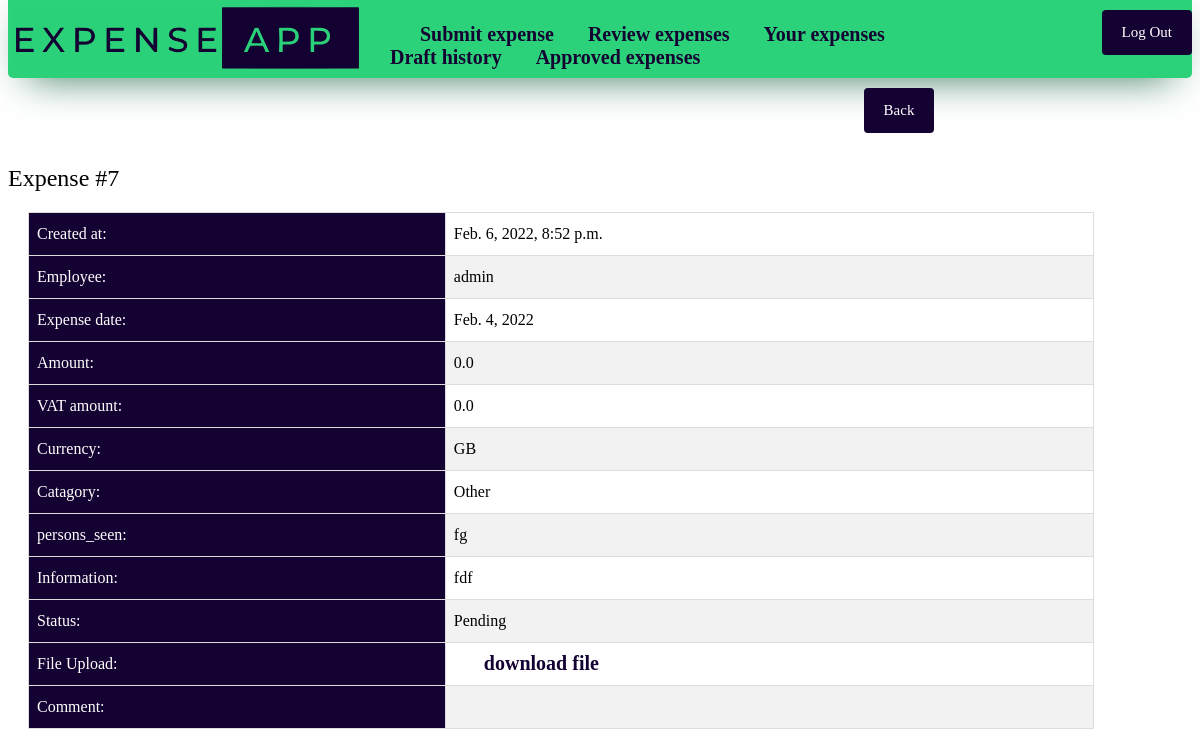
Page /expense/7 (signed in) on the committed database.
### expense_app/models.py (models this page shows)
class Expense(models.Model):
    Approved = "AP"
    Rejected = "RE"
    Draft = "DR"
    Pending = "PE"
    Accommodation = "AC"
    Subsistence = "SU"
    Mileage = "MI"
    Staff_entertainment = "SE"
    Client_entertainment = "CE"
    Other = "OH"
    Flights = "FL"
    Other_travel = "OT"
    Euro = "EU"
    GBP = "GB"
    USD = "US"
    SGD = "SG"
    AUD = "AU"
    CHF = "CH"
    HKD = "HK"
    Status_Type = [(Approved, "Approved"), (Rejected, "Rejected"), (Draft, "Draft"), (Pending, "Pending")]
    Claim_Type = [(Accommodation, "Accommodation"), (Client_entertainment, "Client entertainment (Incl VAT)"), (Flights, "Flights"), (Mileage, "Mileage"), (Other, "Other"), (Other_travel, "Other travel"), (Staff_entertainment, "Staff entertainment"), (Subsistence, "Subsistence")]
    Currency_Type = [(Euro, "Euro"), (GBP, "Pound Sterling"), (USD, "US Dollar"), (SGD, "Singaporean Dollar"), (AUD, "Australian Dollar"), (CHF, "Swiss Franc"), (HKD, "Hong Kong Dollar")]
    time = models.DateTimeField(auto_now = True, editable= False)
    expense_amount = models.FloatField(validators=[MinValueValidator(0.0)], default=0)
    VAT_amount = models.FloatField(validators=[MinValueValidator(0.0)], default=0)
    employee = models.ForeignKey(User, on_delete=models.CASCADE, default = id(User))
    catagory = models.CharField(max_length = 2, choices= Claim_Type, default = "OH")
    persons_seen = models.CharField(max_length = 50, blank=False)
    information = models.TextField(max_length = 500)
    status = models.CharField(max_length = 2, choices= Status_Type, default = "PE")
    manager = models.ForeignKey(User, on_delete=models.PROTECT, limit_choices_to={'groups__name': "Manager"}, related_name='manager', default = id(User))
    manager_comment = models.TextField(max_length = 500, blank= True)
    expense_date = models.DateField()
    currency = models.CharField(max_length = 2, choices = Currency_Type, default = "GB")
    document = models.FileField(upload_to='media', blank= True)
    class Meta:
        ordering = ["time"]

### expense_app/views.py (the view)
# urls.py: path("expense/<pk>", views.ExpenseView.as_view(), name = "expenseview"),
class ExpenseView(LoginRequiredMixin, DetailView):
  model = Expense
  template_name = "expense_app/expenseview.html"

### expense_app/templatetags/auth_extras.py (called while the page is built)
@register.filter(name='has_group')
def has_group(user, group_name):
    return user.groups.filter(name=group_name).exists()

### expense_app/templates/expense_app/expenseview.html (shortened to what this page needs)
<!DOCTYPE html>
{% extends 'expense_app/base.html' %}
{% block content %}
<a href="{% url 'history' %}"><button>Back</button></a>
<h2>Expense #{{expense.id}}</h2>
<table id="expense">
  <tr>
    <th>Created at:</th>
    <td>{{expense.time}}</td>
  </tr>
  <tr>
    <th>Employee:</th>
    <td>{{expense.employee}}</td>
  </tr>
  <tr>
    <th>Expense date:</th>
    <td>{{expense.expense_date}}</td>
  </tr>
  <tr>
    <th>Amount:</th>
    <td>{{expense.expense_amount}}</td>
  </tr>
  <tr>
    <th>VAT amount:</th>
    <td>{{expense.VAT_amount}}</td>
  </tr>
  <tr>
    <th>Currency:</th>
    <td>{{expense.currency}}</td>
  </tr>
  <tr>
    <th>Catagory:</th>
    <td>{{expense.get_catagory_display}}</td>
  </tr>
  <tr>
    <th>persons_seen:</th>
    <td>{{expense.persons_seen}}</td>
  </tr>
  <tr>
    <th>Information:</th>
    <td>{{expense.information}}</td>
  </tr>
  <tr>
    <th>Status:</th>
    <td>{{expense.get_status_display}}</td>
  </tr>
  <tr>
    <th>File Upload:</th>
    <td><a href="{{expense.document.url}}" download> download file</a></td>
  </tr>
  <tr>
    <th>Comment:</th>
    <td>{{expense.manager_comment}}
      </td>
  </tr>
</table>
{% endblock %}

### expense_app/templates/expense_app/base.html (style rules this page uses)
* { font-family: Verdana; font-weight: Normal; }
table { border-collapse: collapse; width: 90%; margin-left: 20px; }
td, th { border: 1px solid #ddd; padding: 8px; }
tr:nth-child(even) { background-color: #f2f2f2; }
th { padding-top: 12px; padding-bottom: 12px; text-align: left; background-color: #140332; color: white; }
button, input[type=submit] { background-color: #140332; color: white; padding: 14px 20px; margin-left: 40%; margin-top: 0%; margin-bottom: 1%; border: none; border-radius: 4px; cursor: pointer; font-size: 15px ; }
a { margin-left: 30px; margin-top: 20px; padding-top: 20px; text-decoration: None; font-weight: bold; font-size: 20px; color:#140332; }

### rows in the picture
Expense: id "7", time "Feb. 6, 2022, 8:52 p.m.", employee "admin", expense_date "Feb. 4, 2022", expense_amount "0.0", VAT_amount "0.0", currency "GB", catagory "Other", persons_seen "fg", information "fdf", status "Pending"
